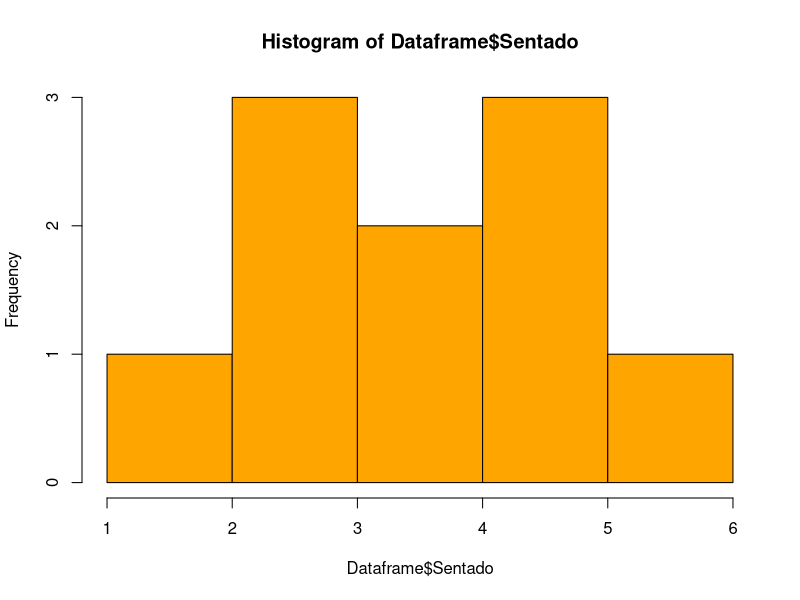
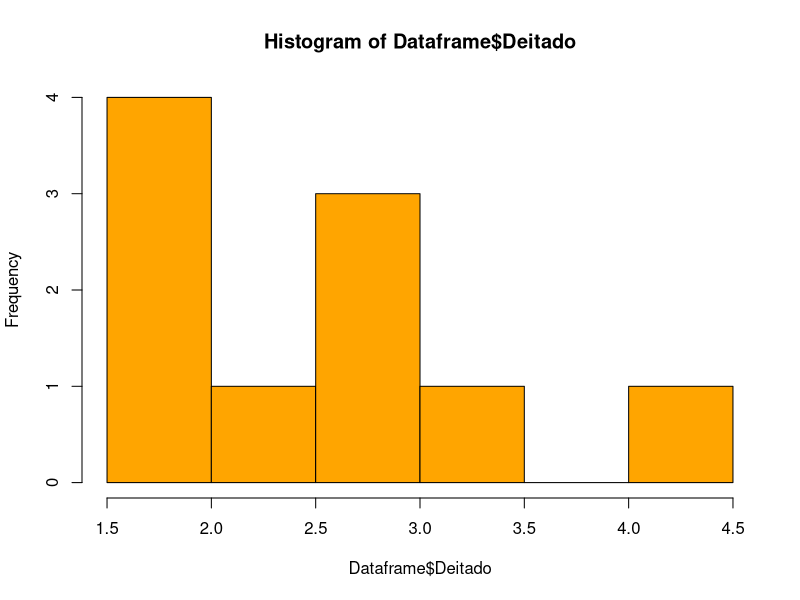
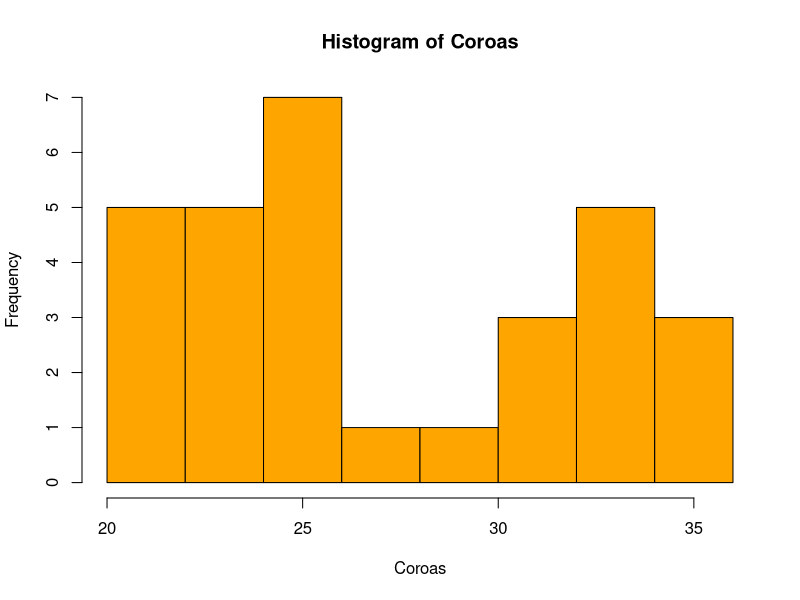

These figures' R source, in order:
Mode <- function(x) {
  ux <- unique(x)
  ux[which.max(tabulate(match(x, ux)))]
}

Dataframe <- data.frame(
  Sentado = c(2.96, 4.65, 3.27, 2.50, 2.59, 5.97, 1.74, 3.51, 4.37, 4.02),
  Deitado = c(1.97, 3.05, 2.29, 1.68, 1.58, 4.43, 1.53, 2.81, 2.70, 2.70)
)
#Q1 lA
View(Dataframe)

hist(Dataframe$Sentado, col="Orange")

hist(Dataframe$Deitado, col="Orange")

#lB
mean(Dataframe$Sentado)
median(Dataframe$Sentado)
Mode(Dataframe$Sentado)
sd(Dataframe$Sentado)
var(Dataframe$Sentado)
quantile(Dataframe$Sentado)
IQR(Dataframe$Sentado)

mean(Dataframe$Deitado)
median(Dataframe$Deitado)
Mode(Dataframe$Deitado)
sd(Dataframe$Deitado)
var(Dataframe$Deitado)
quantile(Dataframe$Deitado)
IQR(Dataframe$Deitado)

#lC
t.test(Dataframe$Sentado, Dataframe$Deitado, paired = TRUE, alternative = "two.sided")



#Q3
Coroas = c(21, 21, 21, 22, 22, 23, 23, 23, 24, 24,25, 25, 25, 25, 26, 26, 26, 28, 30, 31, 31, 32, 33, 33, 33, 34, 34, 35, 35, 36)

mean(Coroas)
median(Coroas)
var(Coroas)

value <- 30
count <- sum(Coroas > value)
total <- length(Coroas)

percent <- (count / total) * 100

percent


hist(Coroas, col = "Orange")

quantile(Coroas, c(0.64))
